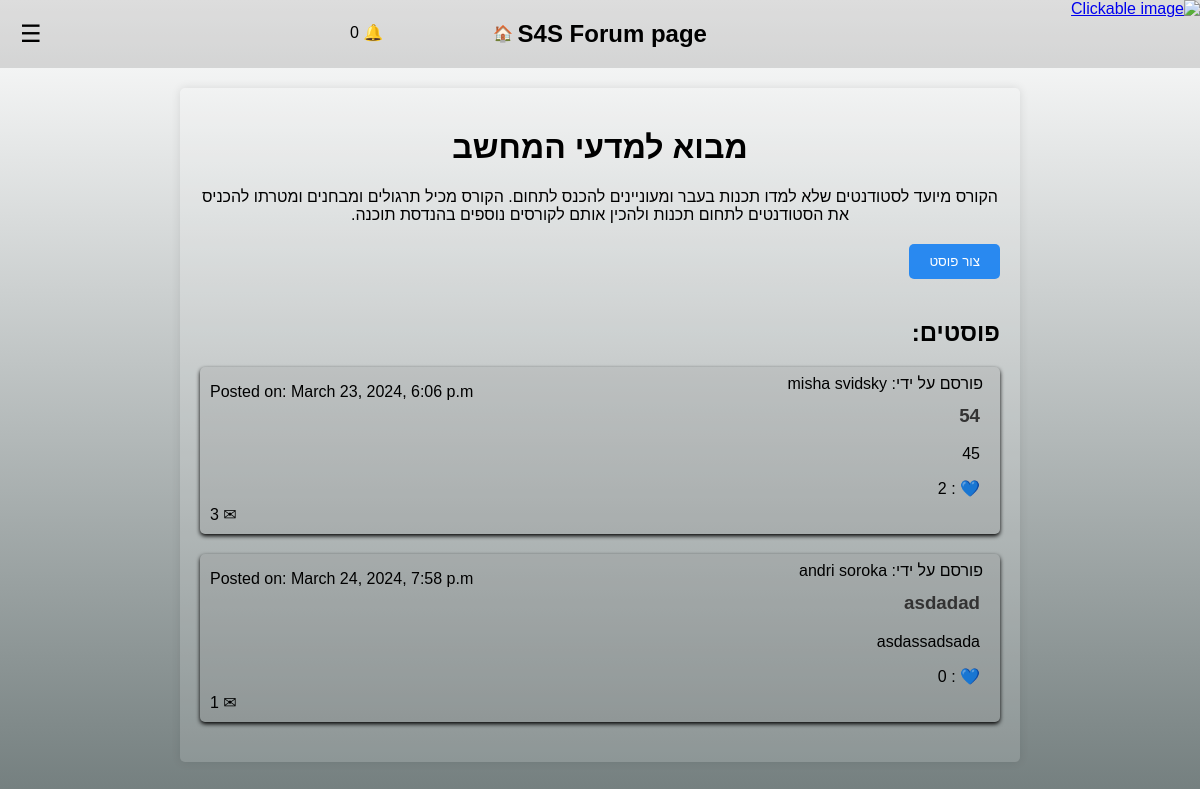
Before: /blog/1/ with the older database file.
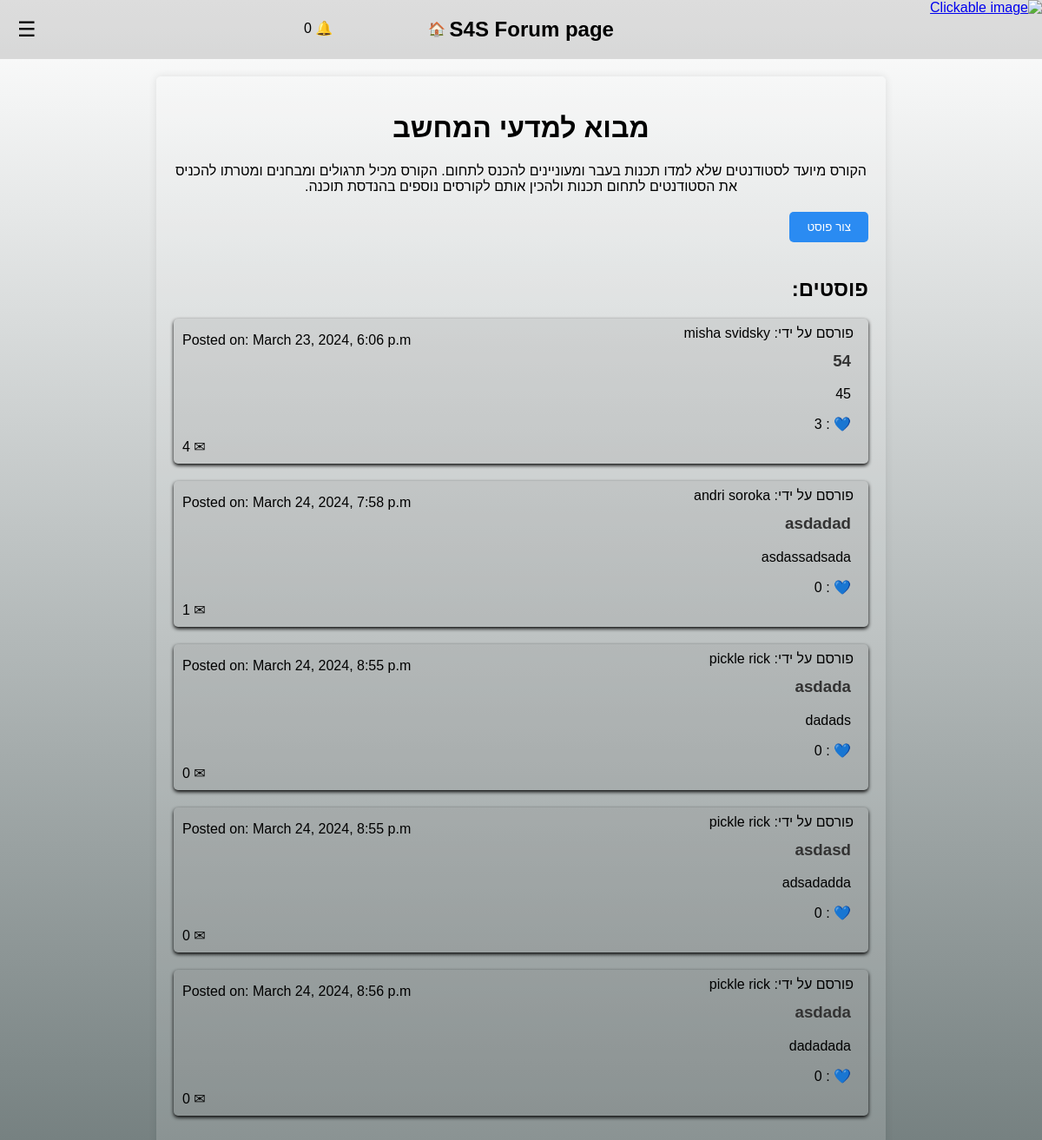
After: the same page with the newer database file.
### S4S/models.py (models this page shows, shortened)
class Post2(models.Model):
    title = models.CharField(max_length=100)
    user_name = models.CharField(default="none", max_length=100)
    content = models.TextField()
    date_posted = models.DateTimeField(default=timezone.now)
    blog = models.ForeignKey('Blog', on_delete=models.CASCADE, null=True)
    candidate = models.ForeignKey('Candidate', on_delete=models.CASCADE, null=True, blank=True)
    student = models.ForeignKey('Student', on_delete=models.CASCADE, null=True, blank=True)
    graduate = models.ForeignKey('Graduate', on_delete=models.CASCADE, null=True, blank=True)
    comment_count = models.IntegerField(default=0)
    likes_count = models.IntegerField(default=0)

### S4S/blogim.py (the view, shortened to what this page needs)
# urls.py: path('blog/<int:blog_id>/', blogim.blog_detail, name='blog_detail'),
def blog_detail(request, blog_id):
    blog = Blog.objects.get(pk=blog_id)
    posts2 = Post2.objects.filter(blog=blog)
    current_user = None
    return render(request, 'blog.detail.html', {'blog': blog, 'posts2': posts2, 'current_user': current_user})

### templates/blog.detail.html (shortened to what this page needs)
<!DOCTYPE html>
<html lang="en">
<head>
</head>
<body>
<header>
    <div class="menu-icon" onclick="toggleSidebar(event)">☰</div>
    <a href="/" style="text-decoration: none; color: inherit;"><h2>S4S Forum page</h2></a>
     <a href="/" style="text-decoration: none; color: inherit;">&nbsp;🏠</a>
     <div id="notification-container">
    <span>&#x1F514;</span>
    <span id="notification-counter"></span>
</div>
</header>
    <div class="container">
        <div class="header">
            <h1>{{ blog.title }}</h1>
            <p>{{ blog.description }}</p>
        </div>
        <button class="create-post-button" onclick="toggleCreatePostForm()">צור פוסט</button>
        <a href="{% url '' %}" class="top-left">
            <img src="https://i.imgur.com/YAy1rDP.png" alt="Clickable image" width="250" height="75" class="invert-color">
        </a>
        <div class="posts">
            <h2>פוסטים:</h2>
            {% for post2 in posts2 %}
                <div class="post">
                    <a href="{% url 'post_detail' post2.id %}" style="text-decoration: none; color: inherit;">
                        <div class="post-info">
                            <span class="post-author">פורסם על ידי: {{ post2.user_name }}</span>
                        </div>
                        <div class="post-details">
                           {% load tz %}
                        <p>Posted on: {{ post2.date_posted|timezone:"Asia/Jerusalem"|date:"F j, Y, P"|slice:":-1" }}</p>
                        </div>
                        <br>
                        <h3>{{ post2.title }}</h3>
                        <p>{{ post2.content }}</p>
                        <span class="comment-count">&#9993; {{ post2.comment_count }}</span>
                        <p>💙 : {{ post2.likes_count }}</p>
                    </a>
                </div>
            {% endfor %}
        </div>
    </div>
</body>
</html>

Changed rows visible on the page:
changed Post2 "misha svidsky": comment_count "3" → "4"; likes_count "2" → "3"
added Post2: user_name "pickle rick", date_posted "March 24, 2024, 8:55 p.m", title "asdada", content "dadads", comment_count "0", likes_count "0"
added Post2: user_name "pickle rick", date_posted "March 24, 2024, 8:55 p.m", title "asdasd", content "adsadadda", comment_count "0", likes_count "0"
added Post2: user_name "pickle rick", date_posted "March 24, 2024, 8:56 p.m", title "asdada", content "dadadada", comment_count "0", likes_count "0"
